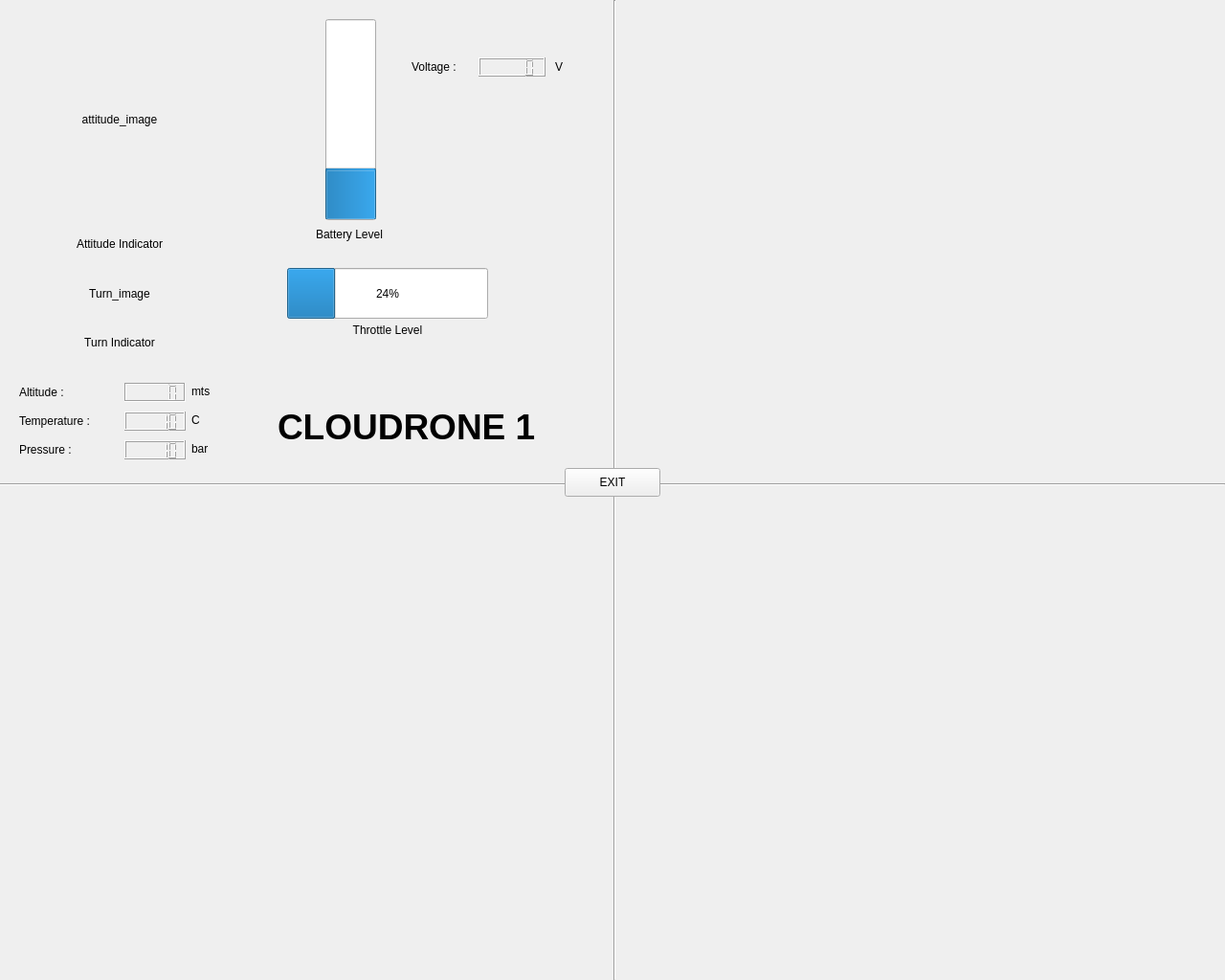
<?xml version="1.0" encoding="UTF-8"?>
<ui version="4.0">
 <class>Form</class>
 <widget class="QWidget" name="Form">
  <property name="geometry">
   <rect>
    <x>0</x>
    <y>0</y>
    <width>1280</width>
    <height>1024</height>
   </rect>
  </property>
  <property name="windowTitle">
   <string>Form</string>
  </property>
  <widget class="Line" name="horizontal">
   <property name="geometry">
    <rect>
     <x>0</x>
     <y>504</y>
     <width>1280</width>
     <height>5</height>
    </rect>
   </property>
   <property name="orientation">
    <enum>Qt::Horizontal</enum>
   </property>
  </widget>
  <widget class="Line" name="vertical">
   <property name="geometry">
    <rect>
     <x>640</x>
     <y>0</y>
     <width>5</width>
     <height>1024</height>
    </rect>
   </property>
   <property name="font">
    <font>
     <pointsize>15</pointsize>
    </font>
   </property>
   <property name="orientation">
    <enum>Qt::Vertical</enum>
   </property>
  </widget>
  <widget class="QLabel" name="Attitude_image_1">
   <property name="geometry">
    <rect>
     <x>20</x>
     <y>20</y>
     <width>210</width>
     <height>210</height>
    </rect>
   </property>
   <property name="text">
    <string>attitude_image</string>
   </property>
   <property name="alignment">
    <set>Qt::AlignCenter</set>
   </property>
  </widget>
  <widget class="QLabel" name="Attitude_name_1">
   <property name="geometry">
    <rect>
     <x>20</x>
     <y>240</y>
     <width>210</width>
     <height>30</height>
    </rect>
   </property>
   <property name="text">
    <string>Attitude Indicator</string>
   </property>
   <property name="textFormat">
    <enum>Qt::RichText</enum>
   </property>
   <property name="alignment">
    <set>Qt::AlignCenter</set>
   </property>
  </widget>
  <widget class="QLabel" name="Turn_image_1">
   <property name="geometry">
    <rect>
     <x>20</x>
     <y>280</y>
     <width>210</width>
     <height>53</height>
    </rect>
   </property>
   <property name="text">
    <string>Turn_image</string>
   </property>
   <property name="alignment">
    <set>Qt::AlignCenter</set>
   </property>
  </widget>
  <widget class="QLabel" name="Turn_name_1">
   <property name="geometry">
    <rect>
     <x>20</x>
     <y>343</y>
     <width>210</width>
     <height>30</height>
    </rect>
   </property>
   <property name="text">
    <string>Turn Indicator</string>
   </property>
   <property name="alignment">
    <set>Qt::AlignCenter</set>
   </property>
  </widget>
  <widget class="QLabel" name="Altitude_name_1">
   <property name="geometry">
    <rect>
     <x>20</x>
     <y>400</y>
     <width>70</width>
     <height>20</height>
    </rect>
   </property>
   <property name="text">
    <string>Altitude : </string>
   </property>
  </widget>
  <widget class="QLCDNumber" name="Altitude_LCD_1">
   <property name="geometry">
    <rect>
     <x>130</x>
     <y>400</y>
     <width>64</width>
     <height>20</height>
    </rect>
   </property>
   <property name="autoFillBackground">
    <bool>true</bool>
   </property>
   <property name="frameShadow">
    <enum>QFrame::Sunken</enum>
   </property>
   <property name="lineWidth">
    <number>1</number>
   </property>
   <property name="smallDecimalPoint">
    <bool>false</bool>
   </property>
   <property name="digitCount">
    <number>5</number>
   </property>
   <property name="segmentStyle">
    <enum>QLCDNumber::Filled</enum>
   </property>
  </widget>
  <widget class="QLabel" name="Temperature_name_1">
   <property name="geometry">
    <rect>
     <x>20</x>
     <y>430</y>
     <width>95</width>
     <height>20</height>
    </rect>
   </property>
   <property name="text">
    <string>Temperature : </string>
   </property>
  </widget>
  <widget class="QLCDNumber" name="Temperature_LCD_1">
   <property name="geometry">
    <rect>
     <x>130</x>
     <y>430</y>
     <width>64</width>
     <height>20</height>
    </rect>
   </property>
   <property name="autoFillBackground">
    <bool>true</bool>
   </property>
   <property name="smallDecimalPoint">
    <bool>false</bool>
   </property>
   <property name="intValue" stdset="0">
    <number>10</number>
   </property>
  </widget>
  <widget class="QLabel" name="Pressure_name_1">
   <property name="geometry">
    <rect>
     <x>20</x>
     <y>460</y>
     <width>95</width>
     <height>20</height>
    </rect>
   </property>
   <property name="text">
    <string>Pressure :</string>
   </property>
  </widget>
  <widget class="QLCDNumber" name="Pressure_LCD_1">
   <property name="geometry">
    <rect>
     <x>130</x>
     <y>460</y>
     <width>64</width>
     <height>20</height>
    </rect>
   </property>
   <property name="font">
    <font>
     <pointsize>15</pointsize>
     <weight>75</weight>
     <bold>true</bold>
     <kerning>false</kerning>
    </font>
   </property>
   <property name="autoFillBackground">
    <bool>true</bool>
   </property>
   <property name="smallDecimalPoint">
    <bool>false</bool>
   </property>
   <property name="numDigits">
    <number>5</number>
   </property>
   <property name="digitCount">
    <number>5</number>
   </property>
   <property name="value" stdset="0">
    <double>10.000000000000000</double>
   </property>
  </widget>
  <widget class="QProgressBar" name="Throttle_bar_1">
   <property name="geometry">
    <rect>
     <x>300</x>
     <y>280</y>
     <width>210</width>
     <height>53</height>
    </rect>
   </property>
   <property name="value">
    <number>24</number>
   </property>
  </widget>
  <widget class="QLabel" name="Throttle_name_1">
   <property name="geometry">
    <rect>
     <x>300</x>
     <y>330</y>
     <width>210</width>
     <height>30</height>
    </rect>
   </property>
   <property name="text">
    <string>Throttle Level</string>
   </property>
   <property name="alignment">
    <set>Qt::AlignCenter</set>
   </property>
  </widget>
  <widget class="QProgressBar" name="Battery_bar_1">
   <property name="geometry">
    <rect>
     <x>340</x>
     <y>20</y>
     <width>53</width>
     <height>210</height>
    </rect>
   </property>
   <property name="layoutDirection">
    <enum>Qt::LeftToRight</enum>
   </property>
   <property name="value">
    <number>24</number>
   </property>
   <property name="alignment">
    <set>Qt::AlignRight|Qt::AlignTrailing|Qt::AlignVCenter</set>
   </property>
   <property name="textVisible">
    <bool>true</bool>
   </property>
   <property name="orientation">
    <enum>Qt::Vertical</enum>
   </property>
   <property name="invertedAppearance">
    <bool>false</bool>
   </property>
   <property name="textDirection">
    <enum>QProgressBar::BottomToTop</enum>
   </property>
   <property name="format">
    <string>%p%</string>
   </property>
  </widget>
  <widget class="QLabel" name="Battery_name_1">
   <property name="geometry">
    <rect>
     <x>260</x>
     <y>230</y>
     <width>210</width>
     <height>30</height>
    </rect>
   </property>
   <property name="text">
    <string>Battery Level</string>
   </property>
   <property name="alignment">
    <set>Qt::AlignCenter</set>
   </property>
  </widget>
  <widget class="QPushButton" name="button_1">
   <property name="geometry">
    <rect>
     <x>590</x>
     <y>489</y>
     <width>100</width>
     <height>30</height>
    </rect>
   </property>
   <property name="text">
    <string>EXIT</string>
   </property>
  </widget>
  <widget class="QLabel" name="quad_name_1">
   <property name="geometry">
    <rect>
     <x>290</x>
     <y>420</y>
     <width>271</width>
     <height>51</height>
    </rect>
   </property>
   <property name="font">
    <font>
     <pointsize>28</pointsize>
     <weight>75</weight>
     <bold>true</bold>
    </font>
   </property>
   <property name="text">
    <string>CLOUDRONE 1</string>
   </property>
  </widget>
  <widget class="QLabel" name="Altitude_unit_1">
   <property name="geometry">
    <rect>
     <x>200</x>
     <y>400</y>
     <width>31</width>
     <height>17</height>
    </rect>
   </property>
   <property name="text">
    <string>mts</string>
   </property>
  </widget>
  <widget class="QLabel" name="Temperature_unit_1">
   <property name="geometry">
    <rect>
     <x>200</x>
     <y>430</y>
     <width>21</width>
     <height>17</height>
    </rect>
   </property>
   <property name="text">
    <string>C</string>
   </property>
  </widget>
  <widget class="QLabel" name="Pressure_unit_1">
   <property name="geometry">
    <rect>
     <x>200</x>
     <y>460</y>
     <width>31</width>
     <height>17</height>
    </rect>
   </property>
   <property name="text">
    <string>bar</string>
   </property>
  </widget>
  <widget class="QLabel" name="Voltage_name_1">
   <property name="geometry">
    <rect>
     <x>430</x>
     <y>60</y>
     <width>70</width>
     <height>20</height>
    </rect>
   </property>
   <property name="text">
    <string>Voltage :</string>
   </property>
  </widget>
  <widget class="QLCDNumber" name="Voltage_LCD_1">
   <property name="geometry">
    <rect>
     <x>500</x>
     <y>60</y>
     <width>70</width>
     <height>20</height>
    </rect>
   </property>
  </widget>
  <widget class="QLabel" name="Voltage_unit_1">
   <property name="geometry">
    <rect>
     <x>580</x>
     <y>60</y>
     <width>20</width>
     <height>20</height>
    </rect>
   </property>
   <property name="text">
    <string>V</string>
   </property>
  </widget>
 </widget>
 <resources/>
 <connections/>
</ui>
